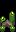

Below is a game level as drawn by its tile map, then a one-line description and the .tmx file that defines it, in full:
An orthogonal 1x2 tile map with 16x16 px tiles, 5 tile layers (Back, Back2, Buildings, Front, ...), 1 hidden layer not drawn and 1 object (TileData).

<map version="1.8" tiledversion="1.8.5" orientation="orthogonal" renderorder="right-down" width="1" height="2" tilewidth="16" tileheight="16" infinite="0" nextlayerid="17" nextobjectid="12">
 <properties>
  <property name="Outdoors" value="T" />
  <property name="Warp" value="59 62 EastScarp_Village 73 1 60 62 EastScarp_Village 74 1 61 62 EastScarp_Village 75 1" />
 </properties>
 <tileset firstgid="1" name="Desty_Hector_Tilesheet" tilewidth="16" tileheight="16" tilecount="420" columns="15">
  <image source="Desty_Hector_Tilesheet.png" width="240" height="448" />
 </tileset>
 <layer id="1" name="Back" width="1" height="2">
  <data encoding="csv">
0,
0
</data>
 </layer>
 <layer id="15" name="Back2" width="1" height="2">
  <data encoding="csv">
0,
0
</data>
 </layer>
 <objectgroup id="2" name="Back" />
 <layer id="3" name="Buildings" width="1" height="2">
  <data encoding="csv">
0,
285
</data>
 </layer>
 <objectgroup id="16" name="Buildings">
  <object id="8" name="TileData" x="0" y="16" width="16" height="16">
   <properties>
    <property name="Action" value="DropBox DruidAltarSpring" />
   </properties>
  </object>
 </objectgroup>
 <layer id="5" name="Paths" width="1" height="2" visible="0">
  <data encoding="csv">
0,
0
</data>
 </layer>
 <objectgroup id="6" name="Paths" />
 <layer id="7" name="Front" width="1" height="2">
  <data encoding="csv">
270,
0
</data>
 </layer>
 <objectgroup id="8" name="Front" />
 <layer id="9" name="AlwaysFront" width="1" height="2">
  <data encoding="csv">
0,
0
</data>
 </layer>
 <objectgroup id="10" name="AlwaysFront" />
</map>
